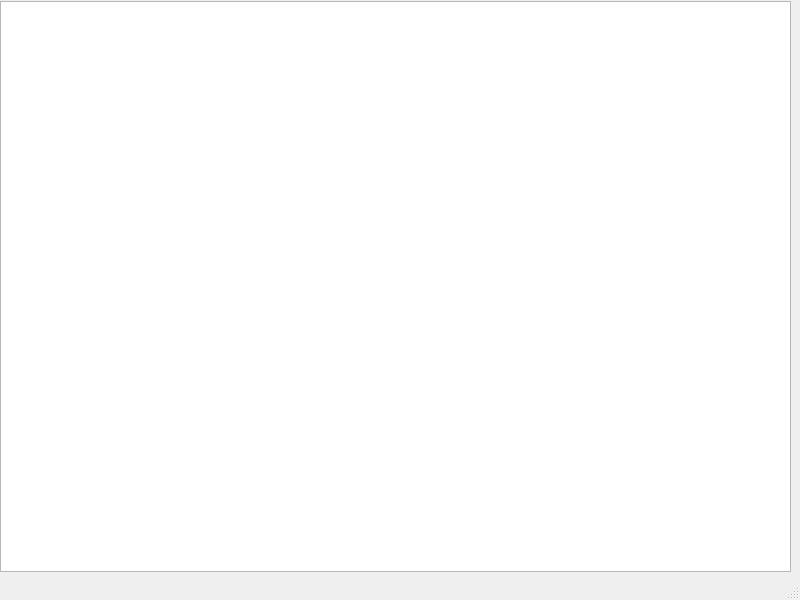
<?xml version="1.0" encoding="UTF-8"?>
<ui version="4.0">
 <class>MainWindow</class>
 <widget class="QMainWindow" name="MainWindow">
  <property name="geometry">
   <rect>
    <x>0</x>
    <y>0</y>
    <width>800</width>
    <height>600</height>
   </rect>
  </property>
  <property name="windowTitle">
   <string>MainWindow</string>
  </property>
  <widget class="QWidget" name="centralwidget">
   <widget class="QGraphicsView" name="graphicsView">
    <property name="geometry">
     <rect>
      <x>0</x>
      <y>1</y>
      <width>791</width>
      <height>571</height>
     </rect>
    </property>
   </widget>
  </widget>
  <widget class="QMenuBar" name="menubar">
   <property name="geometry">
    <rect>
     <x>0</x>
     <y>0</y>
     <width>800</width>
     <height>23</height>
    </rect>
   </property>
  </widget>
  <widget class="QStatusBar" name="statusbar"/>
 </widget>
 <resources/>
 <connections/>
</ui>
